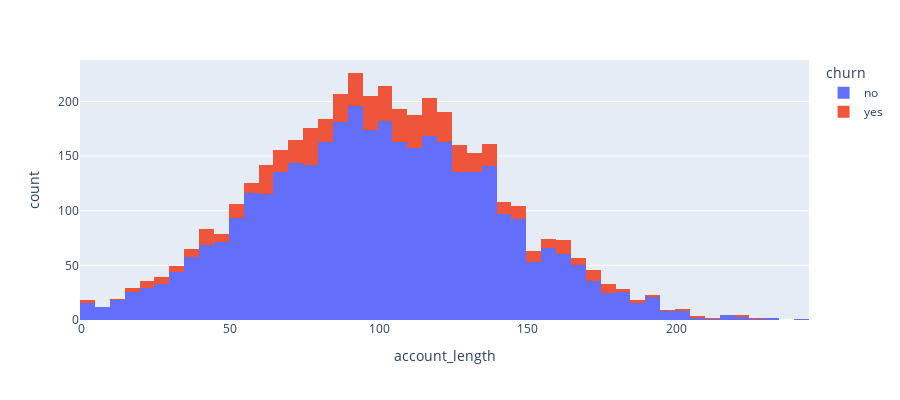

This figure's notebook cell:
### Code cell
#Account_Length x Churn
fig = px.histogram(data_frame=X_train, x="account_length", color="churn", width=900, height=400)
fig.show()

### Figure 1 — Plotly figure (JSON) as saved in the notebook; plotly's stock layout.template omitted (floating-point values rounded to 4 significant figures; data arrays with more than 128 entries replaced by an {"elided": "..."} marker saying what was removed)
{"data": [{"alignmentgroup": "True", "bingroup": "x", "hovertemplate": "churn=no<br>account_length=%{x}<br>count=%{y}<extra></extra>", "legendgroup": "no", "marker": {"color": "#636efa", "pattern": {"shape": ""}}, "name": "no", "offsetgroup": "no", "orientation": "v", "showlegend": true, "type": "histogram", "x": {"elided": "3652 int values"}, "xaxis": "x", "yaxis": "y"}, {"alignmentgroup": "True", "bingroup": "x", "hovertemplate": "churn=yes<br>account_length=%{x}<br>count=%{y}<extra></extra>", "legendgroup": "yes", "marker": {"color": "#EF553B", "pattern": {"shape": ""}}, "name": "yes", "offsetgroup": "yes", "orientation": "v", "showlegend": true, "type": "histogram", "x": {"elided": "598 int values"}, "xaxis": "x", "yaxis": "y"}], "layout": {"barmode": "relative", "height": 400, "legend": {"title": {"text": "churn"}, "tracegroupgap": 0}, "margin": {"t": 60}, "width": 900, "xaxis": {"anchor": "y", "domain": [0, 1], "title": {"text": "account_length"}}, "yaxis": {"anchor": "x", "domain": [0, 1], "title": {"text": "count"}}}}
